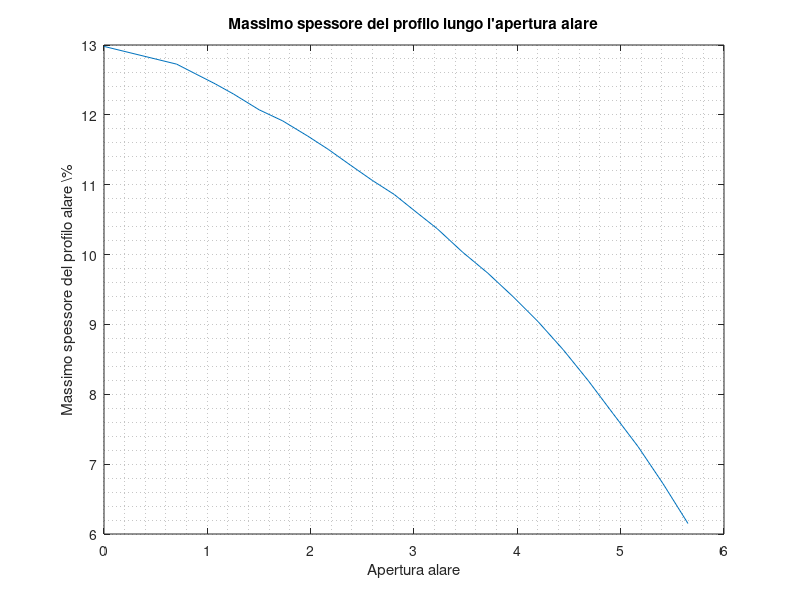

This chart was generated by the following MATLAB code: (Note: this script raises an error after producing the figure.)
% thickness distribution along the wingspan of the Supermarine Spitfire
%NACA MPXX
%M=max camber % 
%P=position of the maximum camber divided by 10
%XX=max thickness % (T)

%% spitfire
% clear all
% close all
% clc

load('span_thickness.mat');
load('chord.mat');
load('a0_14.mat'); %contiene gli a0 dei profili da 1406 a 1413

chord(end)=0.3;
span_v=span_thickness(:,1);
T_v=span_thickness(:,2)./chord *100; %thickness % over chord length (XX)

%from tables:
T_v(end-2)=7.25;
T_v(end-1)=6.72;
T_v(end)=6.15;
figure()
plot(span_v,T_v)
grid minor
ylabel('Massimo spessore del profilo alare \%')
xlabel('Apertura alare')
title('Massimo spessore del profilo lungo l''apertura alare')


% T_v contains XX
% set P=40
%set M= 2
M='1';
P='1';
formatSpec = '%.1f';
T_str1=num2str(T_v(T_v>10),formatSpec);
T_str2=strcat('0',num2str(T_v(T_v<10),formatSpec));
T_str=[T_str1;
        T_str2];
NACAs=strcat(M,P,T_str);



for i=1:length(NACAs)

    airfoil.designation=NACAs(i,1:6);
    airfoil.n=50;
    airfoil.HalfCosineSpacing=1;
    airfoil.wantFile=0;
    airfoil.is_finiteTE=0;
    af(i) = naca4gen(airfoil);

end

%NACA airfoils
figure()
hold on
for i=1:24
    plot(af(i).x,af(i).z,'Color','black')
end
axis equal
title('Normalized airfoils used for discretization')

%Airfoils comparison
figure()
hold on

%real
load("afsupermarineI.mat")
plot(afsupermarineI(:,1),afsupermarineI(:,2),'--','Color',[0 0.4470 0.7410],'LineWidth',1.5)
load("afsupermarineII.mat")
plot(afsupermarineII(:,1),afsupermarineII(:,2),'--','Color',[0 0.4470 0.7410])

%naca
plot(af(1).x,af(1).z,'Color','black','LineWidth',1.5)
plot(af(end).x,af(end).z,'Color','black')

axis equal
title('Profili alari alla radice e all''estremit\`a')
legend('Radice Supermarine','Estremit\`a Supermarine','Radice NACA','Estremit\`a NACA')



%3D wing
figure()
hold on
grid on
axis equal
xlim([-2 2.5])
ylim([-10 10])
zlim([-1.5 1.5])
view(3)
axis vis3d

x=nan(length(af(1).x),24);
y=nan(length(af(1).x),24);
z=nan(length(af(1).x),24);
for i=1:24

    x(:,i)=-chord(i)/4 + chord(i)*af(i).x;
    y(:,i)=span_v(i)*ones(length(af(i).x),1);
    z(:,i)=chord(i)*af(i).z;
    plot3(x,y,z,'Color','none')
    
    if i>1
        s=surf([x(:,i-1)'; x(:,i)'], [y(:,i-1)'; y(:,i)'], [z(:,i-1)'; z(:,i)'], 'MeshStyle','row');    
        s.FaceColor="#77AC30";
%         s.FaceColor='interp';
%         s.EdgeColor="#77AC30";
        s.EdgeColor="black";
    end
end

x=nan(length(af(1).x),24);
y=nan(length(af(1).x),24);
z=nan(length(af(1).x),24);
for i=1:24

    x(:,i)=-chord(i)/4 + chord(i)*af(i).x;
    y(:,i)=-span_v(i)*ones(length(af(i).x),1);
    z(:,i)=chord(i)*af(i).z;
    plot3(x,y,z,'Color','none')
    
    if i>1
        s=surf([x(:,i-1)'; x(:,i)'], [y(:,i-1)'; y(:,i)'], [z(:,i-1)'; z(:,i)'], 'MeshStyle','row');    
        s.FaceColor="#77AC30";
%         s.FaceColor='interp';
        s.EdgeColor="black";
    end
end




%a0 with wing span
%si può fare automaticamente ma non so come
T_str_string=["6" "6" "7" "7" "8" "8" "9" "9" "9" "10" "10" "10" "10" "11" "11" "11" "11" "11" "12" "12" "12" "12" "12" "13"];

a0_span_naca=nan(length(T_str_string),1);

for i=1:length(T_str_string)

    if(str2double(T_str_string(i))==6)
        a0_span_naca(i)=a0(1);
    elseif(str2double(T_str_string(i))==7)
        a0_span_naca(i)=a0(2);

    elseif(str2double(T_str_string(i))==8)
        a0_span_naca(i)=a0(3);

    elseif(str2double(T_str_string(i))==9)
        a0_span_naca(i)=a0(4);

    elseif(str2double(T_str_string(i))==10)
        a0_span_naca(i)=a0(5);

    elseif(str2double(T_str_string(i))==11)
        a0_span_naca(i)=a0(6);

    elseif(str2double(T_str_string(i))==12)
        a0_span_naca(i)=a0(7);

    elseif(str2double(T_str_string(i))==13)
        a0_span_naca(i)=a0(8);
    end

end

a0_span_interp=polyfit(span_v,a0_span_naca,4);
span_v_interp=linspace(span_v(1),span_v(end),100);


figure()
hold on
plot(span_v,a0_span_naca)
plot(span_v_interp,polyval(a0_span_interp,span_v_interp))
grid minor
title('alpha 0 with the wingspan')
legend('discretized','fitted')